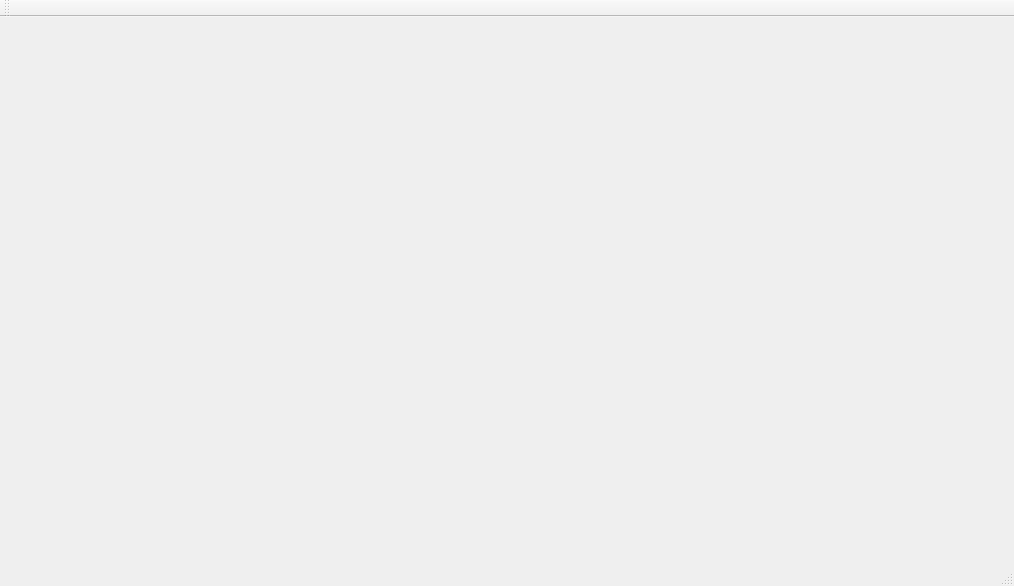
<?xml version="1.0" encoding="UTF-8"?>
<ui version="4.0">
 <class>MainWindow</class>
 <widget class="QMainWindow" name="MainWindow">
  <property name="geometry">
   <rect>
    <x>0</x>
    <y>0</y>
    <width>1014</width>
    <height>586</height>
   </rect>
  </property>
  <property name="windowTitle">
   <string>MainWindow</string>
  </property>
  <widget class="QWidget" name="centralWidget">
   <widget class="QLabel" name="label">
    <property name="enabled">
     <bool>true</bool>
    </property>
    <property name="geometry">
     <rect>
      <x>20</x>
      <y>-10</y>
      <width>901</width>
      <height>571</height>
     </rect>
    </property>
    <property name="text">
     <string/>
    </property>
   </widget>
  </widget>
  <widget class="QToolBar" name="mainToolBar">
   <attribute name="toolBarArea">
    <enum>TopToolBarArea</enum>
   </attribute>
   <attribute name="toolBarBreak">
    <bool>false</bool>
   </attribute>
  </widget>
  <widget class="QStatusBar" name="statusBar"/>
 </widget>
 <layoutdefault spacing="6" margin="11"/>
 <resources/>
 <connections/>
</ui>
